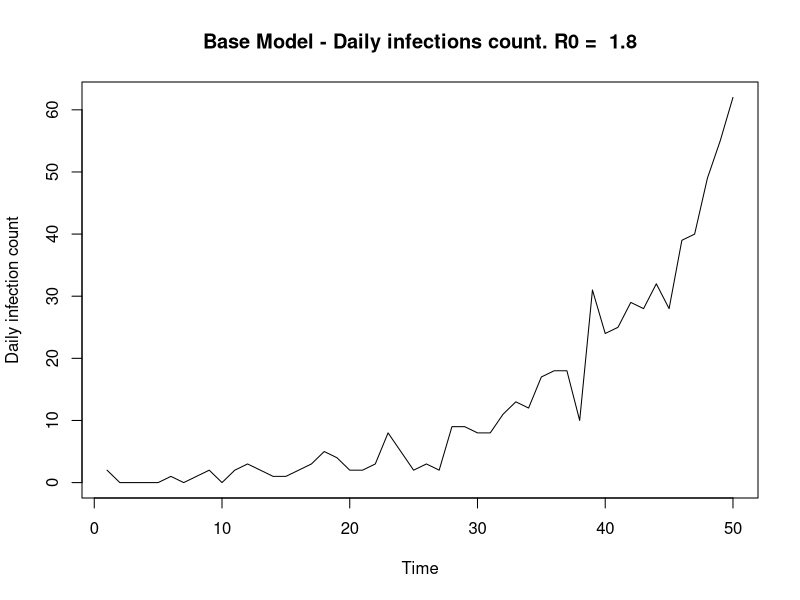
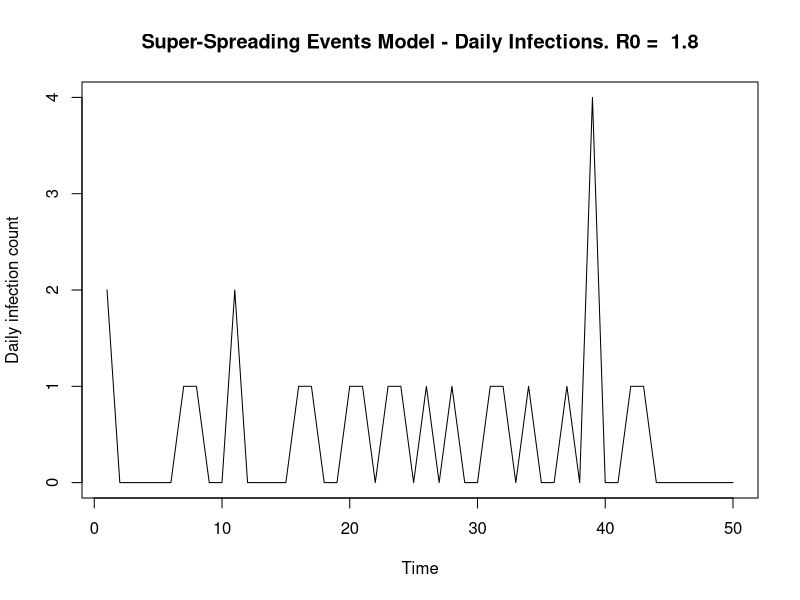
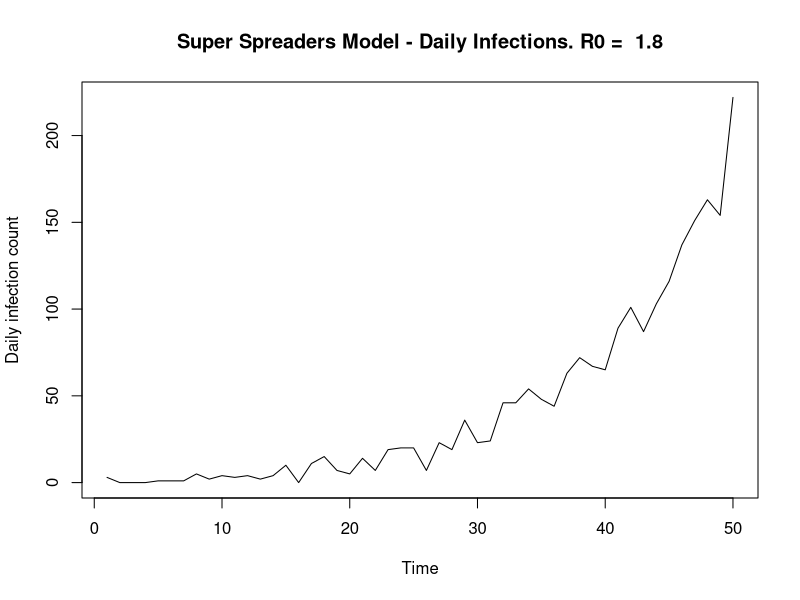

These figures' R source, in order:
#Epidemic Modelling Functions

#Contains:
#SIMULATION FUNCTIONS
#MODEL LIKELIHOOD FUNCTIONS
#PLOTTING MCMC FUNCTIONS

################################################################################
# SIMULATION
################################################################################

#*********************************************************
#I. BASELINE SIMULATION
simulate_branching = function(num_days, r0, shape_gamma, scale_gamma) {
  
  'Baseline simulation model'
  #Set up
  vec_infecteds = vector('numeric', num_days)
  vec_infecteds[1] = 2
  
  #Infectiousness (Discrete gamma) - I.e 'Infectiousness Pressure' - Sum of all people
  #Explanation: Gamma is a continuous function so integrate over the density at that point in time (today - previous day)
  prob_infect = pgamma(c(1:num_days), shape = shape_gamma, scale = scale_gamma) - pgamma(c(0:(num_days-1)), shape = shape_gamma, scale = scale_gamma)
  
  #Days of Infection Spreading
  for (t in 2:num_days) {
    
    #Total rate
    tot_rate = r0*sum(vec_infecteds[1:(t-1)]*rev(prob_infect[1:(t-1)])) #Product of infecteds & their probablilty of infection along the gamma dist at that point in time
    vec_infecteds[t] = rpois(1, tot_rate) #Assuming number of cases each day follows a poisson distribution. Causes jumps in data 
  }
  
  vec_infecteds
}

#Apply
num_days = 50
#lambda params
shape_gamma = 6; scale_gamma = 1
r0 = 1.8
sim_data = simulate_branching(num_days, r0, shape_gamma, scale_gamma)
plot.ts(sim_data, ylab = 'Daily infection count',
        main = paste('Base Model - Daily infections count. R0 = ', r0))


#*******************************************************
#II. SUPER-SPREADING EVENTS SIMULATION
simulate_branching_ss = function(num_days = 110, shape_gamma = 6, scale_gamma = 1, alphaX = 1.2,
                                 betaX = 0.2, gammaX = 10) {
  'Simulate an epidemic with Superspreading events
  prop_ss = Proportion of superspreading days
  magnitude_ss = increased rate of superspreading event'
  
  #Set up
  #print(paste0('alphaX = ', alphaX))
  total_infecteds = vector('numeric', num_days)
  nsse_infecteds = vector('numeric', num_days)
  sse_infecteds = vector('numeric', num_days)
  total_infecteds[1] = 2
  nsse_infecteds[1] = 2
  sse_infecteds[1] = 0
  
  #Infectiousness (Discrete gamma) - I.e 'Infectiousness Pressure' - Sum of all people
  #Explanation: Gamma is a continuous function so integrate over the density at that point in time (today - previous day)
  prob_infect = pgamma(c(1:num_days), shape = shape_gamma, scale = scale_gamma) - pgamma(c(0:(num_days-1)), shape = shape_gamma, scale = scale_gamma)
  
  #Days of Infection Spreading
  for (t in 2:num_days) {
    
    #Regular infecteds (tot_rate = lambda) fix notation
    lambda_t = sum(total_infecteds[1:(t-1)]*rev(prob_infect[1:(t-1)])) #Eg. Today is day 10. Infected on day 1. Current Infectiousness is t - day_infected 
    tot_rate = alphaX*lambda_t #Product of infecteds & their probablilty of infection along the gamma dist at that point in time
    nsse_infecteds[t] = rpois(1, tot_rate) #Assuming number of cases each day follows a poisson distribution. Causes jumps in data 
    
    #Super-spreaders
    sse_infecteds[t] = rnbinom(1, betaX*lambda_t, 1/(1 + gammaX)) #z_t: Total infecteds due to super-spreading event - num of events x Num individuals
    
    #Total 
    total_infecteds[t] = nsse_infecteds[t] + sse_infecteds[t]
  }
  
  total_infecteds
}
# 
# #********
# # #*Implement
num_days = 50
#lambda params
shape_gamma = 6; scale_gamma = 1
#Params
alphaX = 0.8 #Without ss event, ~r0.
betaX = 0.1; gammaX = 10
true_r0 = alphaX + betaX*gammaX
true_r0
#Epidemic data
sim_data = simulate_branching_ss(num_days, shape_gamma, scale_gamma, alphaX, betaX, gammaX)
plot.ts(sim_data, ylab = 'Daily infection count',
        main = paste('Super-Spreading Events Model - Daily Infections. R0 = ', true_r0)) #,
                     #expression(alpha), ':', alphaX, 'b:', betaX, ':', gammaX))
# par(mfrow = c(2,1))

#*******************************************************
#II. SUPER-SPREADING EVENTS SIMULATION + POISSON
SIMULATE_SSE_BRANCHING = function(shape_gamma, scale_gamma, alphaX, betaX, gammaX) {
  'Simulate an epidemic with Superspreading events
  prop_ss = Proportion of superspreading days
  magnitude_ss = increased rate of superspreading event'
  
  #Set up
  total_infecteds = vector('numeric', num_days)
  nsse_infecteds = vector('numeric', num_days)
  sse_infecteds = vector('numeric', num_days)
  total_infecteds[1] = 2
  nsse_infecteds[1] = 2
  sse_infecteds[1] = 0
  
  #Infectiousness (Discrete gamma) - I.e 'Infectiousness Pressure' - Sum of all people
  #Explanation: Gamma is a continuous function so integrate over the density at that point in time (today - previous day)
  prob_infect = pgamma(c(1:num_days), shape = shape_gamma, scale = scale_gamma) - pgamma(c(0:(num_days-1)), shape = shape_gamma, scale = scale_gamma)
  
  #Days of Infection Spreading
  for (t in 2:num_days) {
    
    #Regular infecteds (tot_rate = lambda) fix notation
    lambda_t = sum(total_infecteds[1:(t-1)]*rev(prob_infect[1:(t-1)])) #?Why is it the reversed probability - given the way prob_infect is written
    tot_rate = alphaX*lambda_t #Product of infecteds & their probablilty of infection along the gamma dist at that point in time
    nsse_infecteds[t] = rpois(1, tot_rate) #Assuming number of cases each day follows a poisson distribution. Causes jumps in data 
    
    #Super-spreaders
    n_t = rpois(1, betaX*lambda_t) #Number of super-spreading events (beta)
    sse_infecteds[t] = rpois(1, gammaX*n_t) #z_t: Total infecteds due to super-spreading event - num of events x Num individuals
    
    total_infecteds[t] = nsse_infecteds[t] + sse_infecteds[t]
  }
  
  total_infecteds
}

#*Implement
# num_days = 50
# #lambda params
# shape_gamma = 6
# scale_gamma = 1
# #params
# alphaX = 1.2 #Without ss event, ~r0. 
# betaX = 0.5
# gammaX = 10
# #Epidemic data
# sim_data2 = simulate_ss_poisson(num_days, shape_gamma, scale_gamma, alphaX, betaX, gammaX)
# plot.ts(sim_data2, ylab = 'Daily Infections count', main = 'Daily Infections count')


#*******************************************************
#III. SUPER-SRPEADING INDIVIDUALS (SUPER-SPREADERS) SIMULATION 
simulation_super_spreaders_v0 = function(num_days, shape_gamma, scale_gamma, aX, bX, cX) {
  'Simulate an epidemic with Superspreading individuals'
  
  #Set up
  total_infecteds = vector('numeric', num_days)
  nss_infecteds = vector('numeric', num_days)
  ss_infecteds = vector('numeric', num_days)
  total_infecteds[1] = 3
  nss_infecteds[1] = 2
  ss_infecteds[1] = 1 
  
  #Infectiousness (Discrete gamma) - I.e 'Infectiousness Pressure' - Sum of all people
  #Explanation: Gamma is a continuous function so integrate over the density at that point in time (today - previous day)
  prob_infect = pgamma(c(1:num_days), shape = shape_gamma, scale = scale_gamma) - pgamma(c(0:(num_days-1)), shape = shape_gamma, scale = scale_gamma)
  
  #Days of Infection Spreading
  for (t in 2:num_days) {
    
    #Regular infecteds (tot_rate = lambda) fix notation
    lambda_t = sum((total_infecteds[1:(t-1)] + cX*ss_infecteds[1:(t-1)])*rev(prob_infect[1:(t-1)])) #?Why is it the reversed probability - given the way prob_infect is written. Product of infecteds & their probablilty of infection along the gamma dist at that point in time
    nss_infecteds[t] = rpois(1, aX*lambda_t) #Assuming number of cases each day follows a poisson distribution. Causes jumps in data 
    ss_infecteds[t] = rpois(1, bX*lambda_t)
    total_infecteds[t] = nss_infecteds[t] + ss_infecteds[t]
  }
  
  total_infecteds
}

#*******************************************************
#III B. SUPER-SRPEADING INDIVIDUALS (SUPER-SPREADERS) SIMULATION 
simulation_super_spreaders = function(num_days, shape_gamma, scale_gamma, aX, bX, cX) {
  'Simulate an epidemic with Superspreading individuals'
  
  #Set up
  total_infecteds = vector('numeric', num_days)
  nss_infecteds = vector('numeric', num_days)
  ss_infecteds = vector('numeric', num_days)
  total_infecteds[1] = 3
  nss_infecteds[1] = 2
  ss_infecteds[1] = 1 
  
  #Infectiousness (Discrete gamma) - I.e 'Infectiousness Pressure' - Sum of all people
  #Explanation: Gamma is a continuous function so integrate over the density at that point in time (today - previous day)
  prob_infect = pgamma(c(1:num_days), shape = shape_gamma, scale = scale_gamma) - pgamma(c(0:(num_days-1)), shape = shape_gamma, scale = scale_gamma)
  
  #Days of Infection Spreading
  for (t in 2:num_days) {
    
    #Regular infecteds (tot_rate = lambda) fix notation
    lambda_t = sum((total_infecteds[1:(t-1)] + cX*ss_infecteds[1:(t-1)])*rev(prob_infect[1:(t-1)])) #?Why is it the reversed probability - given the way prob_infect is written. Product of infecteds & their probablilty of infection along the gamma dist at that point in time
    nss_infecteds[t] = rpois(1, aX*lambda_t) #Assuming number of cases each day follows a poisson distribution. Causes jumps in data 
    ss_infecteds[t] = rpois(1, bX*lambda_t)
    total_infecteds[t] = nss_infecteds[t] + ss_infecteds[t]
  }
  
  return(list(nss_infecteds, ss_infecteds))
}

#Return sum of n + s
get_total_x = function(data_list){
  
  'Returns sum of x = n + s in a single vector'
  n = data[[1]]; s = data[[2]]
  x = n + s
  x
} 

#*Implement
num_days = 50
#lambda params
shape_gamma = 6; scale_gamma = 1
#params
aX = 0.8 #1.1 #Without ss event, ~r0.
bX = 0.1; cX = 10 #8
r02 = aX + bX*cX
#Epidemic data
sim_data2 = simulation_super_spreaders_v0(num_days, shape_gamma, scale_gamma, aX, bX, cX)
plot.ts(sim_data2, ylab = 'Daily infection count',
        main = paste('Super Spreaders Model - Daily Infections. R0 = ', r02))

##############################################################################
# MODELS
##############################################################################

#*******************************************************************************
# BASELINE

#Likelihood (log)
log_like <- function(y, r0_dash){
  
  #Params
  num_days = length(y)
  shape_gamma = 6
  scale_gamma = 1
  
  #Infectiousness (Discrete gamma)
  prob_infect = pgamma(c(1:num_days), shape = shape_gamma, scale = scale_gamma) - pgamma(c(0:(num_days-1)), shape = shape_gamma, scale = scale_gamma)
  logl = 0
  
  for (t in 2:num_days) {
    
    lambda = r0_dash*sum(y[1:t-1]*rev(prob_infect[1:t-1]))
    logl = logl + y[t]*log(lambda) - lambda - lfactorial(y[t]) #Need to include normalizing constant 
    
  }
  
  logl
  
}

# BASE MCMC
mcmc_r0 <- function(data, n, sigma, burn_in, x0 = 1) {
  
  'Returns mcmc samples of R0. 
  Prior on R_0 (or alpha) = exp(1)'
  #Data
  print('sim data')
  print(data)
  
  #Set up
  r0_vec <- vector('numeric', n)
  r0_vec[1] <- x0
  U <- runif(n)
  count_accept = 0
  
  #MCMC chain
  for(i in 2:n) {
    r0_dash <- r0_vec[i-1] + rnorm(1, sd = sigma) #, mean = 0, sd = sigma_opt)
    if(r0_dash < 0){
      r0_dash = abs(r0_dash)
    }
    
    #Alpha
    log_alpha = log_like(data, r0_dash) - log_like(data, r0_vec[i-1]) - r0_dash + r0_vec[i-1] #exponential prior
    #log_alpha = log_like(data, Y) - log_like(data, r0_vec[i-1]) + dgamma(Y, shape = 1, scale = 1, log = TRUE) - dgamma(r0_vec[i-1], shape = 1, scale = 1, log = TRUE) 
    #Should include: Likelihood + prior + propogsal density x2 (Previous time step & Current time step)
    
    if (is.na(log_alpha)){
      print('na value')
      sprintf("r0_dash: %i", r0_dash)
    }
    if(!(is.na(log_alpha)) && log(U[i]) < log_alpha) { 
      r0_vec[i] <- r0_dash
      count_accept = count_accept + 1
    } else {
      r0_vec[i] <- r0_vec[i-1]
    }
  }
  #Final stats
  accept_rate = 100*(count_accept/n)
  print(paste0("Acceptance rate = ",accept_rate))
  
  r0_vec = r0_vec[burn_in:n]
  r0_vec
  
  return(list(r0_vec, accept_rate))
}

#*******************************************************************************
# SUPER-SPREADING EVENTS MODEL
#*******************************************************************************

#Log Likelihood 
log_like_sse <- function(x, alphaX, betaX, gammaX){
  
  #Params
  num_days = length(x)
  shape_gamma = 6
  scale_gamma = 1
  
  #Infectiousness (Discrete gamma) i,e Prob less than x2 - prob less than x1; the area in between 
  prob_infect = pgamma(c(1:num_days), shape = shape_gamma, scale = scale_gamma) - pgamma(c(0:(num_days-1)), shape = shape_gamma, scale = scale_gamma)
  logl = 0
  
  for (t in 2:num_days) {
    
    lambda_t = sum(x[1:(t-1)]*rev(prob_infect[1:(t-1)]))
    inner_sum_xt = 0
    
    for (y_t in 0:x[t]){ #Sum for all values of y_t
      
      #Log likelihood
      inner_sum_xt = (inner_sum_xt + exp(-alphaX*lambda_t)*(1/factorial(y_t))*(alphaX*lambda_t)^y_t*
                        (gamma((x[t] - y_t) + betaX*lambda_t))/(gamma(betaX*lambda_t)*
                                                                  factorial(x[t] - y_t))*(1/(gammaX +1))^(betaX*lambda_t)*
                        (gammaX/(gammaX + 1))^(x[t] - y_t))
      
    } 
    
    logl = logl + log(inner_sum_xt) 
    
  }
  
  logl
  
}

#*****************************************************
#Log Likelihood - log-exp-sum trick 
log_like_ss_lse <- function(x, alphaX, betaX, gammaX){
  
  #Params
  num_days = length(x)
  shape_gamma = 6
  scale_gamma = 1
  
  #Infectiousness (Discrete gamma)
  prob_infect = pgamma(c(1:num_days), shape = shape_gamma, scale = scale_gamma) - pgamma(c(0:(num_days-1)),
                                                                                         shape = shape_gamma, scale = scale_gamma)
  logl = 0 
  
  for (t in 2:num_days) {
    
    #print(t)
    lambda_t = sum(x[1:(t-1)]*rev(prob_infect[1:(t-1)]))
    
    if((x[t] == 0) | is.na(x[t])) { #y_t also equal to zero 
      #L(x_i) for y_t, x_t = 0
      logl = logl -(alphaX*lambda_t) - 
        (betaX*lambda_t*log(gammaX +1))
      
      #print(paste0('logl 1 = ', logl))
      
    } else {
      
      #Terms in inner sum
      inner_sum_vec <- vector('numeric', x[t])
      
      for (y_t in 0:x[t]){ #Sum for all values of y_t up to x_t
        
        #Store inner L(x_i) term in vector position
        inner_sum_vec[y_t + 1] = (-(alphaX*lambda_t) - lfactorial(y_t) + y_t*log(alphaX*lambda_t) +
                                    lgamma((x[t] - y_t) + (betaX*lambda_t)) - lgamma(betaX*lambda_t) - 
                                    lfactorial(x[t] - y_t) - (betaX*lambda_t*log(gammaX +1)) + 
                                    (x[t] - y_t)*log(gammaX) -(x[t] - y_t)*log(gammaX + 1))
        
      }
      
      #Calculate max element in inner vector, for all y_t for a given t, x[t]
      lx_max = max(inner_sum_vec)
      #print(paste0('lx_max = ', lx_max))
      
      #Calculate lse
      lse = lx_max + log(sum(exp(inner_sum_vec - lx_max) ))
      
      #print(paste0('lse = ', lse))
      
      #Add to overall log likelihood 
      logl = logl + lse 
      
    }
    
  }
  
  logl
  
}

#***************************************************************#####
#GAMMA PRIOR ON BETA
log_gamma_dist <- function(param, gamma_priors){
  
  #Params
  shapeX = gamma_priors[1]
  scaleX = gamma_priors[2]
  
  log_gamma_dist = (1/lgamma(shapeX)*shapeX*log(scaleX))*(shapeX - 1)*log(param)*(-param/shapeX)
  
  log_gamma_dist
}

##############################
#1. MCMC
MCMC_SSE <- function(data, n, sigma, model_params, gamma_prior, gamma_priors,
                            x0 = 1, prior = TRUE, alpha_transform = FALSE) {#thinning_factor, burn_in
  
  'Returns MCMC samples of SSE model parameters (alpha, beta, gamma, r0 = a + b*g) 
  w/ acceptance rates. Includes alpha transform, beta-gamma transform' 
  print('MCMC SUPERSPREADING EVENTS')
  
  'Priors
  p(alpha) = exp(1) = rate*exp(-rate*x) = 1*exp(-1*alpha) = exp(-alpha). log(exp(-alpha)) = - alpha
  p(beta) = exp(1) or p(beta) = gamma(shape, scale), for e.g gamma(3, 2)
  p(gamma) = exp(1) + 1 = 1 + exp(-gamma) = exp(gamma - 1)'
  
  #Initialise params
  alpha_vec <- vector('numeric', n); beta_vec <- vector('numeric', n)
  gamma_vec <- vector('numeric', n); r0_vec <- vector('numeric', n)
  log_like_vec <- vector('numeric', n)
  
  alpha_vec[1] <- model_params[1]; beta_vec[1] <- model_params[2] 
  gamma_vec[1] <- model_params[3]; r0_vec[1] <- model_params[4];
  log_like_vec[1] <- log_like_ss_lse(data, alpha_vec[1], beta_vec[1],  gamma_vec[1])   
  
  alpha = alpha_vec[1]; beta =  beta_vec[1]; 
  gamma = gamma_vec[1]; log_like = log_like_vec[1]
  
  #Extract params
  sigma_a = sigma[1]; sigma_b = sigma[2]
  sigma_g = sigma[3]; sigma_bg = sigma[4];
  
  #Result vectors
  count_accept1 = 0; 
  count_accept2 = 0; count_reject2 = 0;
  count_accept3 = 0; count_reject3 = 0;
  count_accept4 = 0; count_reject4 = 0;
  
  #MCMC chain
  for(i in 2:n) {
    
    #******************************************************
    #ALPHA
    alpha_dash <- alpha + rnorm(1, sd = sigma_a) 
    if(alpha_dash < 0){
      alpha_dash = abs(alpha_dash)
    }
    
    #log alpha
    logl_new = log_like_ss_lse(data, alpha_dash, beta, gamma)
    log_accept_prob = logl_new - log_like  #+ prior1 - prior
    #Priors
    if (prior){
      log_accept_prob = log_accept_prob - alpha_dash + alpha
    }
    
    #Metropolis Acceptance Step
    if(!(is.na(log_accept_prob)) && log(runif(1)) < log_accept_prob) {
      alpha <- alpha_dash
      count_accept1 = count_accept1 + 1
      log_like = logl_new
    } 

    #************************************************************************
    #BETA 
    #Only if (Beta > 0){ WHY? Took it out
    beta_dash <- beta + rnorm(1, sd = sigma_b) 
    if(beta_dash < 0){
      beta_dash = abs(beta_dash)
    }
    #loglikelihood
    logl_new = log_like_ss_lse(data, alpha, beta_dash, gamma)
    log_accept_prob = logl_new - log_like #logl_prev
    
    #Priors
    if (gamma_prior){
      log_accept_prob = log_accept_prob + log_gamma_dist(beta_dash, gamma_priors) - log_gamma_dist(beta, gamma_priors) 
    } else {
      log_accept_prob = log_accept_prob - beta_dash + beta 
    }
    
    #Metropolis Acceptance Step
    if(!(is.na(log_accept_prob)) && log(runif(1)) < log_accept_prob) {
      beta <- beta_dash
      log_like = logl_new
      count_accept2 = count_accept2 + 1
    } else {
      count_reject2 = count_reject2 + 1
    }
    
    #************************************************************************
    #GAMMA
    gamma_dash <- gamma + rnorm(1, sd = sigma_g) 
    if(gamma_dash < 1){
      gamma_dash = 2 - gamma_dash #Prior on gamma - gt 1
    }
    #Acceptance Probability
    logl_new = log_like_ss_lse(data, alpha, beta, gamma_dash)
    log_accept_prob = logl_new - log_like #logl_prev 
    #Priors
    if (prior){
      log_accept_prob = log_accept_prob - gamma_dash + gamma
    }
    
    #Metropolis Acceptance Step
    if(!(is.na(log_accept_prob)) && log(runif(1)) < log_accept_prob) {
      gamma <- gamma_dash
      log_like <- logl_new
      count_accept3 = count_accept3 + 1
    } else {
      count_reject3 = count_reject3 + 1
    }
    
    #*****************************************************
    #GAMMA-BETA
    gamma_dash <- gamma + rnorm(1, sd = sigma_bg) #Alter sigma_bg depending on acceptance rate.
    #Acc rate too big -> Make sigma bigger. Acc rate too small -> make sigma smaller
    if(gamma_dash < 1){ #If less then 1
      gamma_dash = 2 - gamma_dash #abs(gamma_dash)
    }
    #New Beta
    r0 = alpha + beta*gamma 
    beta_new = (r0 - alpha)/gamma_dash #Proposing new Gamma AND Beta. Beta_dash = f(R0 & gamma_dash)
    
    if(beta_new >= 0){ #Only accept values of beta > 0
      
      logl_new = log_like_ss_lse(data, alpha, beta_new, gamma_dash)
      log_accept_prob = logl_new - log_like 
      
      #Priors: Gamma or Exp
      if (gamma_prior){
        log_accept_prob = log_accept_prob + log_gamma_dist(beta_new, gamma_priors) - log_gamma_dist(beta, gamma_priors)
      } else {  
        log_accept_prob = log_accept_prob - beta_new + beta
      }
      
      #Metropolis Step
      if(!(is.na(log_accept_prob)) && log(runif(1)) < log_accept_prob) {
        beta <- beta_new
        gamma <- gamma_dash
        count_accept4 = count_accept4 + 1
      } else {
        count_reject4 = count_reject4 + 1
      }
    }
    
    #Populate Model parameters w/ current values
    alpha_vec[i] <- alpha; beta_vec[i] <- beta
    gamma_vec[i] <- gamma; r0_vec[i] <- alpha + beta*gamma
    log_like_vec[i] <- log_like
    
  }
  
  #Bayes Factor
  #beta_pc0 = (length(which(beta_vec == 0)))/length(beta_vec) #Check beta_mcmc
  #bayes_factor = beta_pc0/(1-beta_pc0); bayes_factor = round(bayes_factor, 6)
  
  #Final stats
  accept_rate1 = 100*count_accept1/(n-1)
  accept_rate2 = 100*count_accept2/(count_accept2 + count_reject2)
  accept_rate3 = 100*count_accept3/(count_accept3 + count_reject3)
  accept_rate4 = 100*count_accept4/(count_accept4 + count_reject4)
  
  #Return alpha, acceptance rate
  return(list(alpha_vec, beta_vec, gamma_vec, r0_vec,
              accept_rate1, accept_rate2, accept_rate3, accept_rate4,
              count_accept2, count_accept3, count_accept4))
}


################################################################################
# PLOTTING
################################################################################

#*******************************************************************************
#R0: FUNCTION TO PLOT 1x4 DASHBOARD OF MCMC RESULTS FOR BASE MODEL
plot_mcmc_results_r0 <- function(n, sim_data, mcmc_params, true_r0, time_elap, seed_count, model_type){
  
  #Plot Set up
  #par(mar=c(1,1,1,1))
  plot.new()
  par(mfrow=c(2,2))
  
  #Extract r0
  r0_mcmc = mcmc_params[1]
  r0_mcmc = unlist(r0_mcmc)
  
  #Cumulative means + param sample limits
  #r0
  r0_mean = cumsum(r0_mcmc)/seq_along(r0_mcmc)
  
  #***********
  #* Plots *
  
  #i.Infections
  plot.ts(sim_data, xlab = 'Time', ylab = 'Daily Infections count',
          main = paste(seed_count, "Orig Infts,", model_type, ", R0 = ", true_r0), #model_type
          #main = paste(seed_count, "Infts SS Evnts, ", "r0 = ", true_r0),
          cex.lab=1.5, cex.axis=1.5, cex.main=1.5, cex.sub=1.5)
  
  #ii. MCMC Trace Plots
  r0_min = min(min(r0_mcmc), true_r0)
  r0_max = max(max(r0_mcmc), true_r0)
  plot.ts(r0_mcmc, ylab = 'alpha', #ylim=c(0, a_lim),
          ylim=c(r0_min, r0_max),
          main = paste("MCMC SS Events, true r0 = ", true_r0),
          cex.lab=1.5, cex.axis=1.5, cex.main=1.5, cex.sub=1.5)
  abline(h = true_r0, col = 'orange', lwd = 2) #True = green
  
  #iii. Cumulative mean plots
  #r0 Mean
  r0_min2 = min(min(r0_mean), true_r0)
  r0_max2 = max(max(r0_mean), true_r0)
  plot2 = plot(seq_along(r0_mean), r0_mean,
               ylim=c(r0_min2, r0_max2),
               xlab = 'Time', ylab = 'R0', main = paste("R0 MCMC Mean, True R0 = ", true_r0),
               cex.lab=1.5, cex.axis=1.5, cex.main=1.5, cex.sub=1.5)
  print(plot2)
  abline(h = true_r0, col = 'orange', lwd = 2)
  
  #iv. Histogram
  hist(r0_mcmc, freq = FALSE, breaks = 100,
       xlab = 'R0 total', #ylab = 'Density', 
       main = paste('R0 total MCMC samples'), #. Prior = ', prior),
       xlim=c(r0_min, r0_max),
       cex.lab=1.5, cex.axis=1.5, cex.main=1.5, cex.sub=1.5)
  abline(v = true_r0, col = 'orange', lwd = 2)
  
  #Final Mean Stats
  data_10_pc = 0.5*n #50%
  r0_mcmc_mean = round(mean(r0_mcmc[n-data_10_pc:n]), 2)
  
  #Results
  df_results <- data.frame(
    R0 = true_r0, 
    R0_mc = r0_mcmc_mean,
    accept_rate_r0 = round(mcmc_params[[2]],2),
    time_elap = round(time_elap,2)) 
  
  print(df_results)
  
}

#*##############################################
#*******************************************
#*
#* GRID PLOT SUPER-SPREADING MODELS:
#* 
#* FUNCTION TO PLOT 4x4 DASHBOARD OF MCMC RESULTS FOR SUPER SPREADING MODELs
#* 
#*******************************************
#*##############################################
plot_mcmc_grid <- function(n_mcmc, sim_data, mcmc_params, true_r0, total_time,
                           seed_count, model_params,
                           model_typeX = 'SSE', prior = TRUE, joint = TRUE,
                           flag_gam_prior_on_b = FALSE, gam_priors_on_b = c(0,0), rjmcmc = FALSE,
                           data_aug = FALSE,
                           mod_par_names = c('alpha', 'beta', 'gamma')){
  #Plot
  #plot.new()
  par(mfrow=c(4,4))
  
  #Extract params
  m1_mcmc = mcmc_params[1]; m1_mcmc = unlist(m1_mcmc)
  m2_mcmc = mcmc_params[2]; m2_mcmc = unlist(m2_mcmc)
  m3_mcmc = mcmc_params[3]; m3_mcmc = unlist(m3_mcmc)
  r0_mcmc = mcmc_params[4]; r0_mcmc = unlist(r0_mcmc)
  #True vals
  m1X = model_params[1]; m2X = model_params[2]; m3X = model_params[3]; 
  
  #Cumulative means + param sample limits
  #r0
  r0_mean = cumsum(r0_mcmc)/seq_along(r0_mcmc)
  r0_lim = max(true_r0, max(r0_mcmc))
  r0_lim2 = max(true_r0, r0_mean)
  
  #m1
  m1_mean = cumsum(m1_mcmc)/seq_along(m1_mcmc)
  a_lim =  max(m1X, max(m1_mcmc))
  a_lim2 =  max(m1X, m1_mean)
  
  #m2
  m2_mean = cumsum(m2_mcmc)/seq_along(m2_mcmc)
  b_lim = max(m2X, max(m2_mcmc))
  b_lim2 = max(m2X, m2_mean)
  
  #m3
  m3_mean = cumsum(m3_mcmc)/seq_along(m3_mcmc)
  m3_lim =  max(m3X, max(m3_mcmc))
  m3_lim2 =  max(m3X, m3_mean) 
  
  #Priors
  if (flag_gam_prior_on_b) {
    m2_prior = paste0('m3(',  gam_priors_on_b[1], ', ', gam_priors_on_b[2], ')')
  } else {
    m2_prior = 'exp(1)'
  }
  m1_prior = 'exp(1)'
  m3_prior = '1 + exp(1)'
  
  #***********
  #* Plots *
  
  #i.Infections
  plot.ts(sim_data, xlab = 'Time', ylab = 'Daily Infections count',
          main = paste(seed_count, ' Day Infts, ', model_typeX, "Data, r0 = ", true_r0),
          cex.lab=1.5, cex.axis=1.5, cex.main=1.5, cex.sub=1.5)
  
  #ii. MCMC Trace Plots 
  plot.ts(m1_mcmc, ylab = mod_par_names[1], ylim=c(0, a_lim),
          main = paste("MCMC", model_typeX, ":", mod_par_names[1], "prior:", m1_prior),
          cex.lab=1.5, cex.axis=1.5, cex.main=1.5, cex.sub=1.5)
  abline(h = m1X, col = 'red', lwd = 2) #True = green
  
  plot.ts(m2_mcmc, ylab = 'm2', ylim=c(0, b_lim), 
          main = paste("MCMC", model_typeX, ":", mod_par_names[2], "prior:", m2_prior),
          cex.lab=1.5, cex.axis=1.5, cex.main=1.5, cex.sub=1.5)
  abline(h = m2X, col = 'blue', lwd = 2) #True = green
  
  plot.ts(m3_mcmc,  ylab = 'm3', ylim=c(0,m3_lim),
          main = paste("MCMC", model_typeX, ":", mod_par_names[3], "prior:", m3_prior),
          cex.lab=1.5, cex.axis=1.5, cex.main=1.5, cex.sub=1.5)
  abline(h = m3X, col = 'green', lwd = 2) #True = green
  
  #plot.ts(r0_mcmc,  ylab = 'r0', main = paste("MCMC SS Events, true r0 = ", r0_true))
  
  #iii. Cumulative mean plots
  #r0 Mean
  plot(seq_along(r0_mean), r0_mean,
       ylim=c(0, r0_lim),
       xlab = 'Time', ylab = 'R0', main = paste("R0 MCMC Mean, True R0 = ", true_r0),
       cex.lab=1.5, cex.axis=1.5, cex.main=1.5, cex.sub=1.5)
  #print(plot2)
  abline(h = true_r0, col = 'orange', lwd = 2)
  
  #m1 mean
  plot(seq_along(m1_mean), m1_mean,
       ylim=c(0, a_lim),
       xlab = 'Time', ylab =  mod_par_names[1],
       main = paste(mod_par_names[1], "MCMC mean, True", mod_par_names[1], "=", m1X),
       cex.lab=1.5, cex.axis=1.5, cex.main=1.5, cex.sub=1.5)
  #print(plot2)
  abline(h = m1X, col = 'red', lwd = 2)
  
  #m2 mean
  plot(seq_along(m2_mean), m2_mean,
       ylim=c(0, b_lim),
       xlab = 'Time', ylab = 'm2',
       main = paste(mod_par_names[2], "MCMC mean, True", mod_par_names[2], "=", m2X),
       cex.lab=1.5, cex.axis=1.5, cex.main=1.5, cex.sub=1.5)
  #print(plot2)
  abline(h = m2X, col = 'blue', lwd = 2)
  
  #m3 Mean
  plot(seq_along(m3_mean), m3_mean,
       xlab = 'Time', ylab = 'm3', 
       main = paste(mod_par_names[3], "MCMC mean, True", mod_par_names[3], "=", m3X),
       ylim=c(0, m3_lim),
       cex.lab=1.5, cex.axis=1.5, cex.main=1.5, cex.sub=1.5)
  abline(h = m3X, col = 'green', lwd = 2)
  
  #iv. Param Histograms (Plots 9,11,12)
  hist(r0_mcmc, freq = FALSE, breaks = 100,
       xlab = 'R0 total', #ylab = 'Density', 
       main = paste('R0 total MCMC samples. Prior = ', prior),
       xlim=c(0, r0_lim),
       cex.lab=1.5, cex.axis=1.5, cex.main=1.5, cex.sub=1.5)
  abline(v = true_r0, col = 'orange', lwd = 2)
  
  # #v. m2 vs m3
  # plot(m2_mcmc, m3_mcmc,
  #      xlab = 'm2', ylab = 'm3', main = 'm2 vs m3',
  #      cex.lab=1.5, cex.axis=1.5, cex.main=1.5, cex.sub=1.5)
  
  #Hist m1 
  hist(m1_mcmc, freq = FALSE, breaks = 100,
       xlab = mod_par_names[1], #ylab = 'Density', 
       main = paste(mod_par_names[1], ", True", mod_par_names[1], "=", m1X), 
       xlim=c(0, a_lim),
       cex.lab=1.5, cex.axis=1.5, cex.main=1.5, cex.sub=1.5)
  abline(v = m1X, col = 'red', lwd = 2)
  
  #Hist m2 
  hist(m2_mcmc, freq = FALSE, breaks = 100,
       xlab = mod_par_names[2], #ylab = 'Density', 
       main = paste(mod_par_names[2], ", True", mod_par_names[2], "=", m2X), 
       xlim=c(0, b_lim),
       cex.lab=1.5, cex.axis=1.5, cex.main=1.5, cex.sub=1.5)
  abline(v = m2X, col = 'blue', lwd = 2)
  
  #Hist m3 
  hist(m3_mcmc, freq = FALSE, breaks = 100,
       xlab = mod_par_names[3], #ylab = 'Density', 
       main = paste(mod_par_names[3], ", True", mod_par_names[3], "=", m3X),
       xlim=c(0, m3_lim),
       cex.lab=1.5, cex.axis=1.5, cex.main=1.5, cex.sub=1.5)
  abline(v = m3X, col = 'green', lwd = 2)
  
  #Final Mean Stats
  data_10_pc = 0.5*n_mcmc #50%
  a_mcmc_mean = round(mean(m1_mcmc[n_mcmc - data_10_pc:n_mcmc]), 2) 
  b_mcmc_mean = round(mean(m2_mcmc[n_mcmc - data_10_pc:n_mcmc]), 2)
  g_mcmc_mean = round(mean(m3_mcmc[n_mcmc - data_10_pc:n_mcmc]), 2)
  r0_mcmc_mean = round(mean(r0_mcmc[n_mcmc - data_10_pc:n_mcmc]), 2)
  
  #Joint distrbutions
  if (joint){
    
    #v. r0 vs m2
    plot(m2_mcmc, r0_mcmc,
         xlab = mod_par_names[2], ylab = 'R0', main = paste(mod_par_names[2], 'vs R0'),
         cex.lab=1.5, cex.axis=1.5, cex.main=1.5, cex.sub=1.5)
    
    #v. m1 vs m2
    plot(m1_mcmc, m2_mcmc,
         xlab = mod_par_names[1], ylab = mod_par_names[2], main = paste(mod_par_names[1], 'vs', mod_par_names[2]),
         cex.lab=1.5, cex.axis=1.5, cex.main=1.5, cex.sub=1.5)
    
    #v. m1 vs m3
    plot(m1_mcmc, m3_mcmc,
         xlab = mod_par_names[1], ylab = mod_par_names[3], main = paste(mod_par_names[1], 'vs', mod_par_names[3]),
         cex.lab=1.5, cex.axis=1.5, cex.main=1.5, cex.sub=1.5)
    
    #v. m2 vs m3
    plot(m2_mcmc, m3_mcmc,
         xlab = mod_par_names[2], ylab = mod_par_names[3], main = paste(mod_par_names[2], 'vs', mod_par_names[3]),
         cex.lab=1.5, cex.axis=1.5, cex.main=1.5, cex.sub=1.5)
  }
  
  #*****************
  #RJMCMC
  if (rjmcmc){
    
    #m1S
    par(mfrow=c(3,1))
    
    #HIST m1 
    hist(m1_mcmc, freq = FALSE, breaks = 100,
         xlab = mod_par_names[1], #ylab = 'Density', 
         main = paste("m1, True m1 = ", m1X), 
         xlim=c(0, a_lim),
         cex.lab=1.5, cex.axis=1.5, cex.main=1.5, cex.sub=1.5)
    abline(v = m1X, col = 'red', lwd = 2)
    
    #m1 SSE
    ind_b = which(m2_mcmc > 0)
    m1_sse = m1_mcmc[ind_b]
    
    #Hist
    hist(m1_sse, freq = FALSE, breaks = 100,
         xlab = 'm1_sse', #ylab = 'Density', 
         main = "m1_sse", 
         xlim=c(0, a_lim),
         cex.lab=1.5, cex.axis=1.5, cex.main=1.5, cex.sub=1.5)
    abline(v = m1X, col = 'red', lwd = 2)
    
    #m1 BASE
    ind_b = which(m2_mcmc == 0)
    
    if (length(ind_b > 2)){
      
      m1_base = m1_mcmc[ind_b]
      #Hist
      hist(m1_base, freq = FALSE, breaks = 100,
           xlab = 'm1_base', #ylab = 'Density', 
           main = "m1_base",
           xlim=c(0, a_lim),
           cex.lab=1.5, cex.axis=1.5, cex.main=1.5, cex.sub=1.5)
      abline(v = m1X, col = 'red', lwd = 2)
    }
    
    #RESULTS DF
    df_results <- data.frame(
      rep = seed_count,
      n_mcmc = n_mcmc,
      m1 = m1X,
      a_mc = a_mcmc_mean,
      m2 = m2X,
      b_mc = b_mcmc_mean,
      m3 = m3X,
      g_mc = g_mcmc_mean,
      R0 = true_r0, 
      R0_mc = r0_mcmc_mean,
      accept_rate_m1 = round(mcmc_params[[5]],2),
      a_rte_m2 = round(mcmc_params[[6]], 2),
      n_accept_m2 = mcmc_params[[15]],
      a_rte_m3 = round(mcmc_params[[7]],2),
      n_accept_m3 = mcmc_params[[16]],
      a_rte_m2_m3 = round(mcmc_params[[8]],2),
      n_accept_2_3 = mcmc_params[[17]],
      n_accept_rj0 = mcmc_params[[11]],
      n_reject_rj0 = mcmc_params[[13]],
      a_rte_rj0 = round(mcmc_params[[9]],2),
      n_accept_rj1 = mcmc_params[[12]],
      n_reject_rj1 = mcmc_params[[14]],
      a_rte_rj1 = round(mcmc_params[[10]],2),
      m2_pc0 = mcmc_params[[18]],
      m2_pc_non_0 = 1- mcmc_params[[18]],
      bf = mcmc_params[[19]])
    #tot_time = total_time)
    
  } else if (data_aug) {
    
    df_results <- data.frame(
      rep = seed_count,
      n_mcmc = n_mcmc,
      m1 = m1X,
      m1_mc = a_mcmc_mean,
      m2 = m2X,
      m2_mc = b_mcmc_mean,
      m3 = m3X,
      m3_mc = g_mcmc_mean,
      R0 = true_r0, 
      R0_mc = r0_mcmc_mean,
      accept_rate_m1 = round(mcmc_params[[5]],2),
      a_rte_m2 = round(mcmc_params[[6]], 2),
      a_rte_m3 = round(mcmc_params[[7]],2),
      a_rte_m2_m3 = round(mcmc_params[[8]],2),
      a_rte_d_aug = round(mcmc_params[[12]],2))
      #tot_time = total_time)
    
    } else {
    df_results <- data.frame(
      rep = seed_count,
      n_mcmc = n_mcmc,
      m1 = m1X,
      m1_mc = a_mcmc_mean,
      m2 = m2X,
      m2_mc = b_mcmc_mean,
      m3 = m3X,
      m3_mc = g_mcmc_mean,
      R0 = true_r0, 
      R0_mc = r0_mcmc_mean,
      accept_rate_m1 = round(mcmc_params[[5]],2),
      a_rte_m2 = round(mcmc_params[[6]], 2),
      a_rte_m3 = round(mcmc_params[[7]],2),
      a_rte_m2_m3 = round(mcmc_params[[8]],2),
      tot_time = total_time)
  }
  
  print(df_results)
  
}
